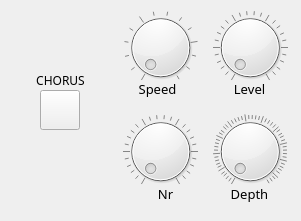
   <widget class="QWidget" name="osc1ChorusWidget" native="true">
    <property name="geometry">
     <rect>
      <x>610</x>
      <y>0</y>
      <width>301</width>
      <height>221</height>
     </rect>
    </property>
    <widget class="QLabel" name="osc1ChorusNrLabel">
     <property name="geometry">
      <rect>
       <x>135</x>
       <y>184</y>
       <width>61</width>
       <height>20</height>
      </rect>
     </property>
     <property name="font">
      <font>
       <family>Syntha Nova</family>
       <pointsize>10</pointsize>
       <underline>false</underline>
       <strikeout>false</strikeout>
       <kerning>false</kerning>
      </font>
     </property>
     <property name="text">
      <string>Nr</string>
     </property>
     <property name="alignment">
      <set>Qt::AlignCenter</set>
     </property>
    </widget>
    <widget class="QLabel" name="osc1ChorusDepthLabel">
     <property name="geometry">
      <rect>
       <x>214</x>
       <y>184</y>
       <width>71</width>
       <height>20</height>
      </rect>
     </property>
     <property name="font">
      <font>
       <family>Syntha Nova</family>
       <pointsize>10</pointsize>
       <underline>false</underline>
       <strikeout>false</strikeout>
       <kerning>false</kerning>
      </font>
     </property>
     <property name="text">
      <string>Depth</string>
     </property>
     <property name="alignment">
      <set>Qt::AlignCenter</set>
     </property>
    </widget>
    <widget class="QLabel" name="osc1ChorusSpeedLabel">
     <property name="geometry">
      <rect>
       <x>122</x>
       <y>79</y>
       <width>71</width>
       <height>20</height>
      </rect>
     </property>
     <property name="font">
      <font>
       <family>Syntha Nova</family>
       <pointsize>10</pointsize>
       <underline>false</underline>
       <strikeout>false</strikeout>
       <kerning>false</kerning>
      </font>
     </property>
     <property name="text">
      <string>Speed</string>
     </property>
     <property name="alignment">
      <set>Qt::AlignCenter</set>
     </property>
    </widget>
    <widget class="QLabel" name="osc1ChorusLvlLabel">
     <property name="geometry">
      <rect>
       <x>214</x>
       <y>79</y>
       <width>71</width>
       <height>20</height>
      </rect>
     </property>
     <property name="font">
      <font>
       <family>Syntha Nova</family>
       <pointsize>10</pointsize>
       <underline>false</underline>
       <strikeout>false</strikeout>
       <kerning>false</kerning>
      </font>
     </property>
     <property name="text">
      <string>Level</string>
     </property>
     <property name="alignment">
      <set>Qt::AlignCenter</set>
     </property>
    </widget>
    <widget class="QPushButton" name="osc1ChorusEnable">
     <property name="geometry">
      <rect>
       <x>40</x>
       <y>90</y>
       <width>40</width>
       <height>40</height>
      </rect>
     </property>
     <property name="text">
      <string/>
     </property>
     <property name="checkable">
      <bool>true</bool>
     </property>
    </widget>
    <widget class="QLabel" name="osc1ChorusEnableLabel">
     <property name="geometry">
      <rect>
       <x>20</x>
       <y>70</y>
       <width>81</width>
       <height>21</height>
      </rect>
     </property>
     <property name="font">
      <font>
       <family>Syntha Nova</family>
       <underline>false</underline>
       <strikeout>false</strikeout>
       <kerning>false</kerning>
      </font>
     </property>
     <property name="text">
      <string>CHORUS</string>
     </property>
     <property name="alignment">
      <set>Qt::AlignCenter</set>
     </property>
    </widget>
    <widget class="QDial" name="osc1ChorusDepth">
     <property name="geometry">
      <rect>
       <x>209</x>
       <y>114</y>
       <width>82</width>
       <height>75</height>
      </rect>
     </property>
     <property name="maximum">
      <number>210</number>
     </property>
     <property name="notchesVisible">
      <bool>true</bool>
     </property>
    </widget>
    <widget class="QDial" name="osc1ChorusSpeed">
     <property name="geometry">
      <rect>
       <x>120</x>
       <y>10</y>
       <width>81</width>
       <height>75</height>
      </rect>
     </property>
     <property name="minimum">
      <number>1</number>
     </property>
     <property name="maximum">
      <number>50</number>
     </property>
     <property name="notchesVisible">
      <bool>true</bool>
     </property>
    </widget>
    <widget class="QDial" name="osc1ChorusLvl">
     <property name="geometry">
      <rect>
       <x>209</x>
       <y>10</y>
       <width>82</width>
       <height>75</height>
      </rect>
     </property>
     <property name="maximum">
      <number>100</number>
     </property>
     <property name="notchesVisible">
      <bool>true</bool>
     </property>
    </widget>
    <widget class="QDial" name="osc1ChorusNr">
     <property name="geometry">
      <rect>
       <x>120</x>
       <y>114</y>
       <width>81</width>
       <height>75</height>
      </rect>
     </property>
     <property name="notchesVisible">
      <bool>true</bool>
     </property>
    </widget>
   </widget>
